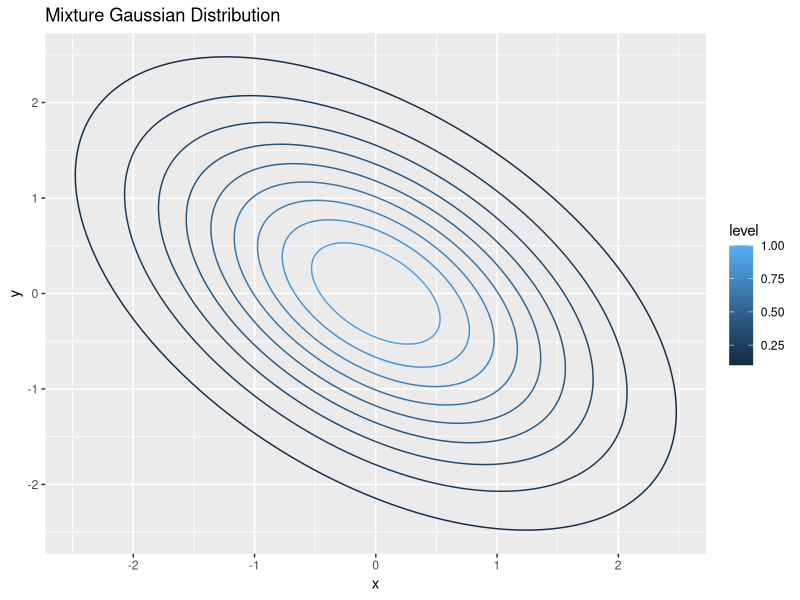
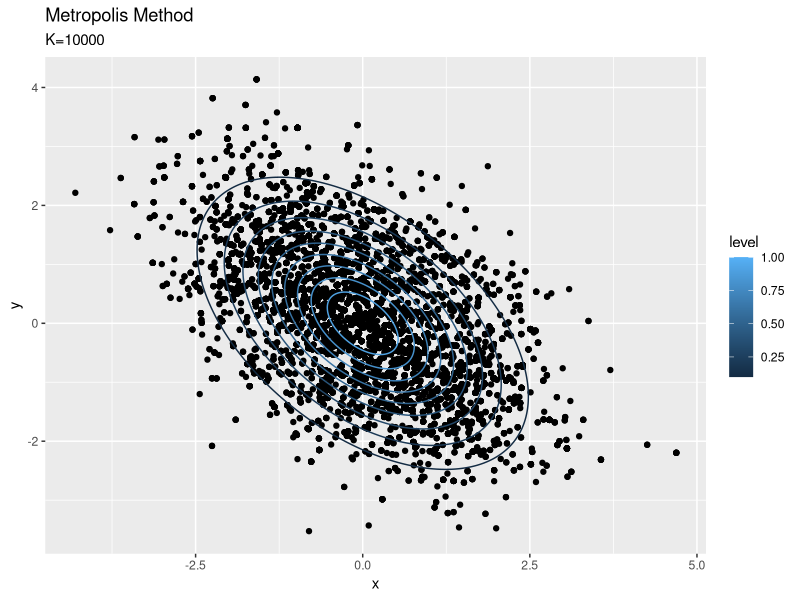
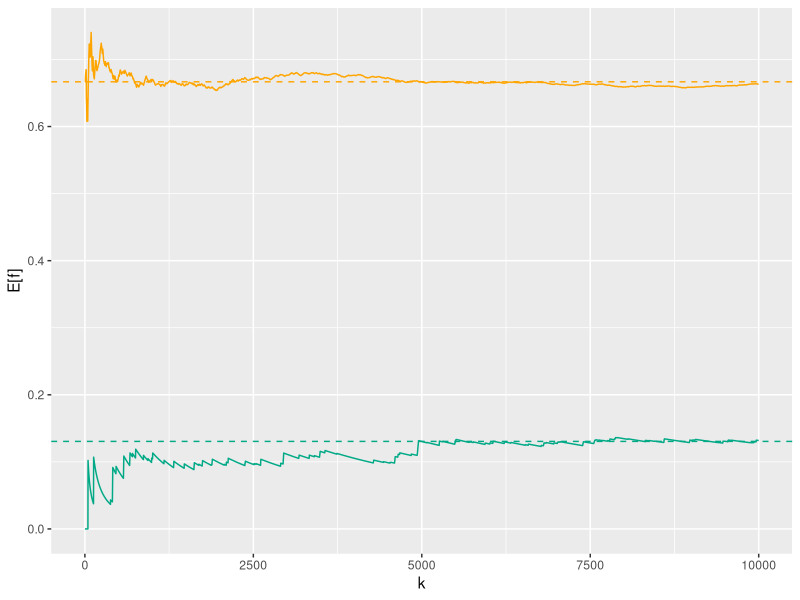

R code for these plots, in order: (Note: a time limit stopped this script after it produced the figures.)

# Chapter 5 多変数のメトロポリス法 ---------------------------------------------------

# 5章で利用するパッケージ
library(tidyverse)


# 5.1 多変数のガウス分布 ------------------------------------------------------------

### 図5.1 多変数ガウス分布 -----

# 作用(負の対数尤度)を指定
fn_S <- function(x, y) {
  (x^2 + y^2 + x * y) * 0.5
}

# 確率分布を指定
fn_P <- function(x, y) {
  exp(-fn_S(x, y))
}

# 一様分布の範囲(ステップ幅)を指定
c <- 4

# 真の分布を計算
vec <- seq(-c, c, 0.01) # 描画用の点
true_df <- tibble(
  x = rep(vec, times = length(vec)), 
  y = rep(vec, each = length(vec)), 
  P_xy = fn_P(x, y) # 確率密度
)

# 真の分布をプロット
ggplot(true_df, aes(x = x, y = y, z = P_xy, color = ..level..)) + 
  geom_contour() +
  labs(title = "Mixture Gaussian Distribution")


# 繰り返し回数を指定
K <- 10000

# 初期値を指定
x <- 0
y <- 0

# Main loop
trace_x <- rep(0, K)
trace_y <- rep(0, K)
for(k in 1:K) {
  # 更新候補を計算
  dash_x <- x + runif(n = 1, min = -c, max = c)
  dash_y <- y + runif(n = 1, min = -c, max = c)
  
  # テスト値を生成
  r <- runif(n = 1, min = 0, max = 1)
  
  # メトロポリステストにより更新
  if(r < exp(fn_S(x, y) - fn_S(dash_x, dash_y))) {
    x <- dash_x
    y <- dash_y
  }
  
  # 更新値を記録
  trace_x[k] <- x
  trace_y[k] <- y
}

# 更新値のデータフレームを作成
update_df <- tibble(
  k = 1:K, 
  x = trace_x, 
  y = trace_y
)

# 散布図を作成
ggplot() + 
  geom_point(data = update_df, aes(x = x, y = y)) + # サンプルの散布図
  geom_contour(data = true_df, aes(x = x, y = y, z = P_xy, color = ..level..)) + # 真の確率密度
  labs(title = "Metropolis Method", 
       subtitle = paste0("K=", K))


### 図5.3-4 :1つ -----

# 関数を指定
fn_s_physics <- function(x) {
  (2 + tanh(x)) / 3
}
fn_s_baseball <- function(y) {
  #  データ数を取得
  n <- length(y)
  
  # 受け皿を初期化
  P_y <- rep(0, n)
  
  # 出力を計算
  for(i in 1:n) {
    y_i <- y[i]
    if(y_i <= 2) {
      P_y_i <- 0
    } else if(y_i > 2) {
      P_y_i <- y_i^2 * 0.5
    }
    P_y[i] <- P_y_i
  }
  
  # 出力
  P_y
}

# 期待値を計算
expected_df <- update_df %>% 
  dplyr::mutate(
    s_x = fn_s_physics(x), 
    s_y = fn_s_baseball(y)
  ) %>% 
  dplyr::mutate(
    E_s_x = cumsum(s_x) / k, 
    E_s_y = cumsum(s_y) / k
  )

# 推移をプロット
ggplot(expected_df, aes(x = k)) + 
  geom_line(aes(y = E_s_x), color = "orange") + 
  geom_hline(aes(yintercept = 2 / 3), linetype = "dashed", color = "orange") + 
  geom_line(aes(y = E_s_y), color = "#00A986") + 
  geom_hline(aes(yintercept = 0.1305), linetype = "dashed", color = "#00A986") + 
  labs(y = "E[f]")


### 図5.3-4 :複数 -----

# 繰り返し回数を指定
K <- 10000

# シミュレーション回数を指定
n_simu <- 100

# Main loop
trace_df <- tibble()
for(k in 1:K) {
  # 前ステップの変数を取得
  if(k > 1) {
    x <- tmp_df[["new_x"]]
    y <- tmp_df[["new_y"]]
  } else if(k == 1) { # 初回のみ
    # 初期値を指定
    x <- rep(0, n_simu)
    y <- rep(0, n_simu)
  }
  
  # 全てのシミュレーションにおけるk回目の更新
  tmp_df <- tibble(
    simulation = as.factor(1:n_simu), 
    k = k, 
    old_x = x, 
    old_y = y, 
    S_xy = fn_S(old_x, old_y), 
    delta_x = runif(n = n_simu, min = -c, max = c), 
    delta_y = runif(n = n_simu, min = -c, max = c), 
    S_dash_xy = fn_S(old_x + delta_x, old_y + delta_y), 
    r = runif(n = n_simu, min = 0, max = 1)
  ) %>% 
    # メトロポリステスト
    dplyr::mutate(
      test = dplyr::if_else(
        r < exp(S_xy - S_dash_xy), true = 1, false = 0
      )
    ) %>% 
    # 値を更新
    dplyr::mutate(
      new_x = old_x + test * delta_x, 
      new_y = old_y + test * delta_y
    ) 
  
  # 結果を結合
  trace_df <- rbind(trace_df, tmp_df)
  
  # n回ごとに途中経過を表示
  if(k %% 25 == 0) {
    print(paste0(
      "k=", k, " (", round(k / K * 100, 1), "%)"
    ))
  }
}

# 期待値を計算
expected_df <- tibble()
for(s in 1:n_simu) {
  # s番目のシミュレーションを計算
  tmp_df <- trace_df %>% 
    dplyr::filter(simulation == s) %>% 
    dplyr::select(
      simulation, k, x = new_x, y = new_y
    ) %>% 
    # 関数の計算
    dplyr::mutate(
      s_x = fn_s_physics(x), 
      s_y = fn_s_baseball(y)
    ) %>% 
    # 期待値を計算
    dplyr::mutate(
      E_s_x = cumsum(s_x) / k, 
      E_s_y = cumsum(s_y) / k
    )
  
  # 計算結果を結合
  expected_df <- rbind(expected_df, tmp_df)
}

# 図5.3をプロット
ggplot(expected_df, aes(x = k, y = E_s_x, color = simulation)) + 
  geom_line(alpha = 0.5) + 
  geom_hline(aes(yintercept = 2 / 3), linetype = "dashed", color = "orange") + 
  theme(legend.position = "none") + 
  labs(title = "Metropolis Method", 
       subtitle = paste0("simulation:", n_simu), 
       y = "E[s_phy(x)]")

# 図5.4をプロット
ggplot(expected_df, aes(x = k, y = E_s_y, color = simulation)) + 
  geom_line(alpha = 0.5) + 
  geom_hline(aes(yintercept = 0.1305), linetype = "dashed", color = "#00A986") + 
  theme(legend.position = "none") + 
  labs(title = "Metropolis Method", 
       subtitle = paste0("simulation:", n_simu), 
       y = "E[s_bb(y)]")
